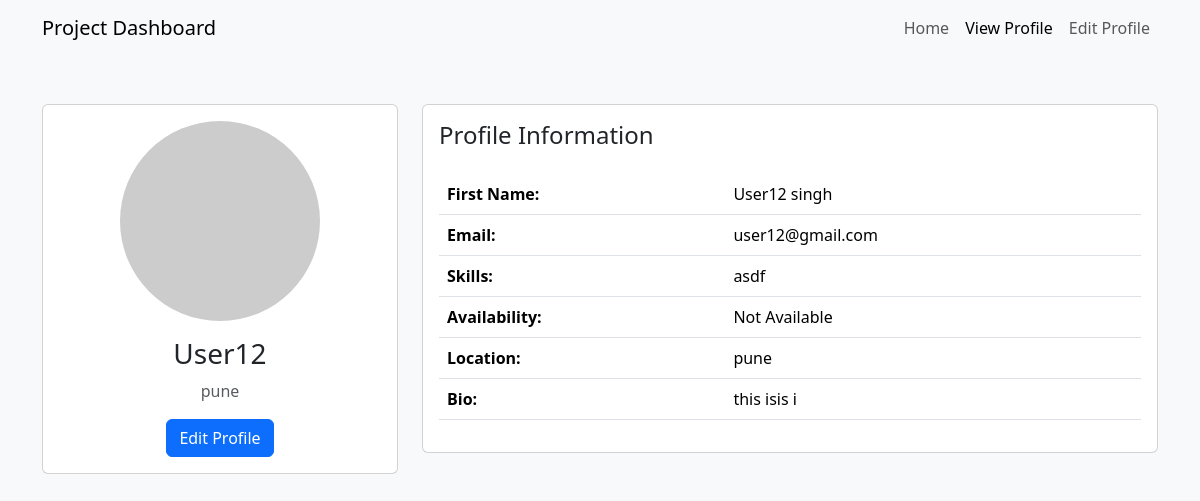
/my_profile/ (signed in), run on an earlier commit of the app's database.
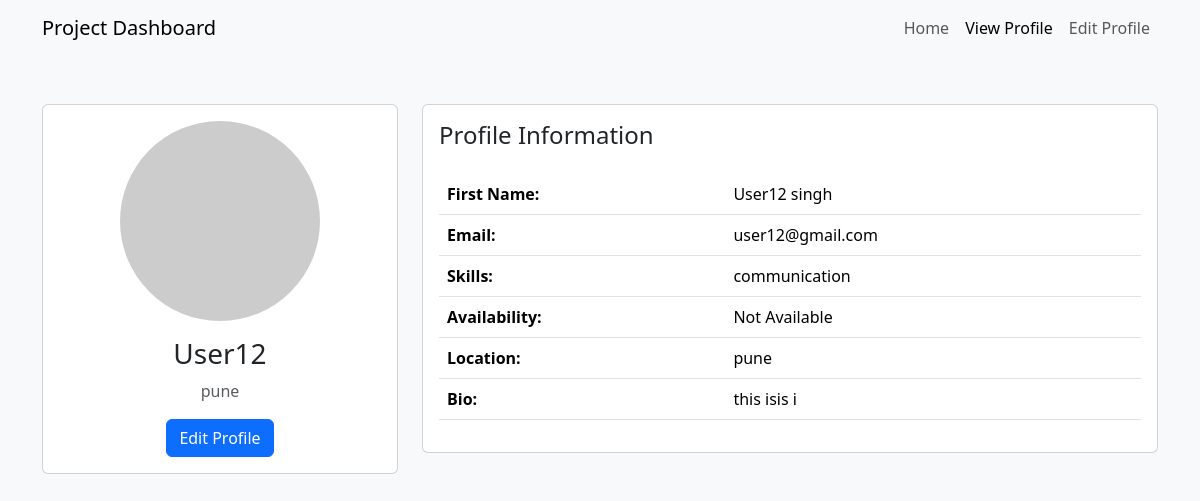
And on a later commit of the database.
### account/models.py (models this page shows, shortened)
class UserProfile(models.Model):
    user = models.OneToOneField(User, on_delete=models.CASCADE)
    first_name = models.CharField(max_length=100)
    last_name = models.CharField(max_length=100)
    skills = models.CharField(max_length=300)
    availability = models.BooleanField(default=True)
    location = models.CharField(max_length=200)
    bio = models.TextField(blank=True, null=True)  # Additional field for biography

### account/views.py (the view)
# urls.py: path('my_profile/', Profile, name='Profile'),
@login_required
def Profile(request):
    try:
        user_profile = UserProfile.objects.get(user=request.user)
        print(request.user.email)
    except UserProfile.DoesNotExist:
        return render(request, 'profile_not_found.html')  # Or redirect to a suitable page
    context = {
        'user_profile': user_profile,
        'user_email': request.user.email
    }
    return render(request, 'profile_display.html', context)

### template/Profile_display.html (shortened to what this page needs)
<!DOCTYPE html>
<html lang="en">
<head>
    <link href="https://cdn.jsdelivr.net/npm/bootstrap@5.3.2/dist/css/bootstrap.min.css" rel="stylesheet">
</head>
<body class="bg-light">
    <nav class="navbar navbar-expand-lg navbar-light bg-light">
        <div class="container">
            <a class="navbar-brand" href="{% url 'dashboard' %}">Project Dashboard</a>
            <div class="collapse navbar-collapse" id="navbarNav">
                <ul class="navbar-nav ms-auto">
                    <li class="nav-item">
                        <a class="nav-link" href="{% url 'dashboard' %}">Home</a>
                    </li>
                    <li class="nav-item">
                        <a class="nav-link active" href="#">View Profile</a>
                    </li>
                    <li class="nav-item">
                        <a class="nav-link" href="{% url 'edit_profile' %}">Edit Profile</a>
                    </li>
                </ul>
            </div>
        </div>
    </nav>
    <div class="container mt-5">
        <div class="row">
            <div class="col-md-4 mb-4">
                <div class="card">
                    <div class="card-body text-center">
                        {% if profile.profile_picture %}
                            <img src="{{ profile.profile_picture.url }}" alt="Profile Picture" class="profile-picture mb-3">
                        {% else %}
                            <img src="https://via.placeholder.com/200" alt="Profile Picture" class="profile-picture mb-3">
                        {% endif %}
                        <h3 class="card-title">{{ user_profile.first_name }} {{ profiluser_profile.last_name }}</h3>
                        <p class="text-muted">{{ user_profile.location }}</p>
                        <a href="{% url 'edit_profile' %}" class="btn btn-primary">Edit Profile</a>
                    </div>
                </div>
            </div>
            <div class="col-md-8">
                <div class="card">
                    <div class="card-body">
                        <h4 class="card-title mb-4">Profile Information</h4>
                        <table class="table">
                            <tr>
                                <th>First Name:</th>
                                <td>{{ user_profile.first_name }} {{ user_profile.last_name }}</td>
                            </tr>
                            <tr>
                                <th>Email:</th>
                                <td>{{ user_email }}</td>
                            </tr>
                            <tr>
                                <th>Skills:</th>
                                <td>{{ user_profile.skills }}</td>
                            </tr>
                            <tr>
                                <th>Availability:</th>
                                <td>{% if profile.availability %}Available{% else %}Not Available{% endif %}</td>
                            </tr>
                            <tr>
                                <th>Location:</th>
                                <td>{{ user_profile.location }}</td>
                            </tr>
                            <tr>
                                <th>Bio:</th>
                                <td>{{ user_profile.bio|default:"No bio provided" }}</td>
                            </tr>
                        </table>
                    </div>
                </div>
            </div>
        </div>
    </div>
</body>
</html>

What changed in the data, as far as the page shows it:
changed UserProfile "User12": skills "asdf" → "communication"
